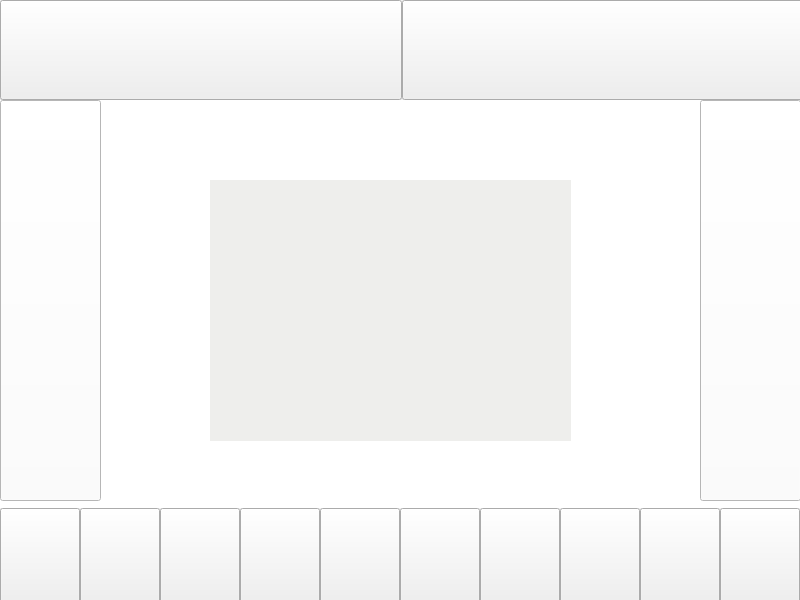
<?xml version="1.0" encoding="UTF-8"?>
<ui version="4.0">
 <class>Image</class>
 <widget class="QWidget" name="Image">
  <property name="geometry">
   <rect>
    <x>0</x>
    <y>0</y>
    <width>800</width>
    <height>600</height>
   </rect>
  </property>
  <property name="windowTitle">
   <string>Widget</string>
  </property>
  <widget class="QWidget" name="widget" native="true">
   <property name="geometry">
    <rect>
     <x>0</x>
     <y>0</y>
     <width>800</width>
     <height>600</height>
    </rect>
   </property>
   <property name="styleSheet">
    <string notr="true"/>
   </property>
   <widget class="QWidget" name="verticalLayoutWidget">
    <property name="geometry">
     <rect>
      <x>0</x>
      <y>0</y>
      <width>804</width>
      <height>608</height>
     </rect>
    </property>
    <layout class="QVBoxLayout" name="verticalLayout">
     <property name="spacing">
      <number>0</number>
     </property>
     <item>
      <layout class="QHBoxLayout" name="horizontalLayout_2">
       <property name="spacing">
        <number>0</number>
       </property>
       <item>
        <widget class="QPushButton" name="rotateleft">
         <property name="minimumSize">
          <size>
           <width>0</width>
           <height>100</height>
          </size>
         </property>
         <property name="text">
          <string/>
         </property>
         <property name="icon">
          <iconset resource="res.qrc">
           <normaloff>:/rotate-left.png</normaloff>:/rotate-left.png</iconset>
         </property>
         <property name="iconSize">
          <size>
           <width>80</width>
           <height>80</height>
          </size>
         </property>
        </widget>
       </item>
       <item>
        <widget class="QPushButton" name="rotateright">
         <property name="minimumSize">
          <size>
           <width>0</width>
           <height>100</height>
          </size>
         </property>
         <property name="text">
          <string/>
         </property>
         <property name="icon">
          <iconset resource="res.qrc">
           <normaloff>:/rotate-right.png</normaloff>:/rotate-right.png</iconset>
         </property>
         <property name="iconSize">
          <size>
           <width>80</width>
           <height>80</height>
          </size>
         </property>
        </widget>
       </item>
      </layout>
     </item>
     <item>
      <layout class="QHBoxLayout" name="horizontalLayout">
       <property name="spacing">
        <number>0</number>
       </property>
       <item>
        <widget class="QWidget" name="widget_2" native="true">
         <property name="minimumSize">
          <size>
           <width>0</width>
           <height>400</height>
          </size>
         </property>
         <property name="styleSheet">
          <string notr="true">background-color: rgb(255, 255, 255);</string>
         </property>
         <widget class="QPushButton" name="next">
          <property name="geometry">
           <rect>
            <x>700</x>
            <y>0</y>
            <width>101</width>
            <height>401</height>
           </rect>
          </property>
          <property name="text">
           <string/>
          </property>
          <property name="icon">
           <iconset resource="res.qrc">
            <normaloff>:/Next.png</normaloff>:/Next.png</iconset>
          </property>
          <property name="iconSize">
           <size>
            <width>80</width>
            <height>80</height>
           </size>
          </property>
         </widget>
         <widget class="QLabel" name="image">
          <property name="geometry">
           <rect>
            <x>210</x>
            <y>80</y>
            <width>361</width>
            <height>261</height>
           </rect>
          </property>
          <property name="styleSheet">
           <string notr="true">background-color: rgb(238, 238, 236);</string>
          </property>
          <property name="text">
           <string/>
          </property>
         </widget>
         <widget class="QPushButton" name="pre">
          <property name="geometry">
           <rect>
            <x>0</x>
            <y>0</y>
            <width>101</width>
            <height>401</height>
           </rect>
          </property>
          <property name="text">
           <string/>
          </property>
          <property name="icon">
           <iconset resource="res.qrc">
            <normaloff>:/Previous.png</normaloff>:/Previous.png</iconset>
          </property>
          <property name="iconSize">
           <size>
            <width>80</width>
            <height>80</height>
           </size>
          </property>
         </widget>
         <widget class="QLabel" name="info">
          <property name="geometry">
           <rect>
            <x>310</x>
            <y>0</y>
            <width>171</width>
            <height>51</height>
           </rect>
          </property>
          <property name="text">
           <string/>
          </property>
         </widget>
         <widget class="QLabel" name="info_2">
          <property name="geometry">
           <rect>
            <x>600</x>
            <y>0</y>
            <width>91</width>
            <height>41</height>
           </rect>
          </property>
          <property name="text">
           <string/>
          </property>
         </widget>
         <widget class="QLabel" name="label">
          <property name="geometry">
           <rect>
            <x>0</x>
            <y>0</y>
            <width>811</width>
            <height>611</height>
           </rect>
          </property>
          <property name="styleSheet">
           <string notr="true">background-color: rgb(255, 255, 255);</string>
          </property>
          <property name="text">
           <string/>
          </property>
         </widget>
         <zorder>label</zorder>
         <zorder>next</zorder>
         <zorder>image</zorder>
         <zorder>pre</zorder>
         <zorder>info</zorder>
         <zorder>info_2</zorder>
        </widget>
       </item>
      </layout>
     </item>
     <item>
      <layout class="QHBoxLayout" name="horizontalLayout_3">
       <property name="spacing">
        <number>0</number>
       </property>
       <item>
        <widget class="QPushButton" name="file">
         <property name="minimumSize">
          <size>
           <width>0</width>
           <height>100</height>
          </size>
         </property>
         <property name="maximumSize">
          <size>
           <width>80</width>
           <height>16777215</height>
          </size>
         </property>
         <property name="text">
          <string/>
         </property>
         <property name="icon">
          <iconset resource="res.qrc">
           <normaloff>:/OpenFile.png</normaloff>:/OpenFile.png</iconset>
         </property>
         <property name="iconSize">
          <size>
           <width>70</width>
           <height>70</height>
          </size>
         </property>
        </widget>
       </item>
       <item>
        <widget class="QPushButton" name="mirror">
         <property name="minimumSize">
          <size>
           <width>0</width>
           <height>100</height>
          </size>
         </property>
         <property name="maximumSize">
          <size>
           <width>80</width>
           <height>16777215</height>
          </size>
         </property>
         <property name="text">
          <string/>
         </property>
         <property name="icon">
          <iconset resource="res.qrc">
           <normaloff>:/mirror.png</normaloff>:/mirror.png</iconset>
         </property>
         <property name="iconSize">
          <size>
           <width>80</width>
           <height>80</height>
          </size>
         </property>
        </widget>
       </item>
       <item>
        <widget class="QPushButton" name="max">
         <property name="minimumSize">
          <size>
           <width>0</width>
           <height>100</height>
          </size>
         </property>
         <property name="maximumSize">
          <size>
           <width>80</width>
           <height>16777215</height>
          </size>
         </property>
         <property name="text">
          <string/>
         </property>
         <property name="icon">
          <iconset resource="res.qrc">
           <normaloff>:/maximize.png</normaloff>:/maximize.png</iconset>
         </property>
         <property name="iconSize">
          <size>
           <width>80</width>
           <height>80</height>
          </size>
         </property>
        </widget>
       </item>
       <item>
        <widget class="QPushButton" name="min">
         <property name="minimumSize">
          <size>
           <width>0</width>
           <height>100</height>
          </size>
         </property>
         <property name="maximumSize">
          <size>
           <width>80</width>
           <height>16777215</height>
          </size>
         </property>
         <property name="text">
          <string/>
         </property>
         <property name="icon">
          <iconset resource="res.qrc">
           <normaloff>:/minimize.png</normaloff>:/minimize.png</iconset>
         </property>
         <property name="iconSize">
          <size>
           <width>80</width>
           <height>80</height>
          </size>
         </property>
        </widget>
       </item>
       <item>
        <widget class="QPushButton" name="up">
         <property name="minimumSize">
          <size>
           <width>0</width>
           <height>100</height>
          </size>
         </property>
         <property name="maximumSize">
          <size>
           <width>80</width>
           <height>16777215</height>
          </size>
         </property>
         <property name="text">
          <string/>
         </property>
         <property name="icon">
          <iconset resource="res.qrc">
           <normaloff>:/move_up.png</normaloff>:/move_up.png</iconset>
         </property>
         <property name="iconSize">
          <size>
           <width>80</width>
           <height>80</height>
          </size>
         </property>
        </widget>
       </item>
       <item>
        <widget class="QPushButton" name="down">
         <property name="minimumSize">
          <size>
           <width>0</width>
           <height>100</height>
          </size>
         </property>
         <property name="maximumSize">
          <size>
           <width>80</width>
           <height>16777215</height>
          </size>
         </property>
         <property name="text">
          <string/>
         </property>
         <property name="icon">
          <iconset resource="res.qrc">
           <normaloff>:/move_down.png</normaloff>:/move_down.png</iconset>
         </property>
         <property name="iconSize">
          <size>
           <width>80</width>
           <height>80</height>
          </size>
         </property>
        </widget>
       </item>
       <item>
        <widget class="QPushButton" name="left">
         <property name="minimumSize">
          <size>
           <width>0</width>
           <height>100</height>
          </size>
         </property>
         <property name="maximumSize">
          <size>
           <width>80</width>
           <height>16777215</height>
          </size>
         </property>
         <property name="text">
          <string/>
         </property>
         <property name="icon">
          <iconset resource="res.qrc">
           <normaloff>:/move-left.png</normaloff>:/move-left.png</iconset>
         </property>
         <property name="iconSize">
          <size>
           <width>80</width>
           <height>80</height>
          </size>
         </property>
        </widget>
       </item>
       <item>
        <widget class="QPushButton" name="right">
         <property name="minimumSize">
          <size>
           <width>0</width>
           <height>100</height>
          </size>
         </property>
         <property name="maximumSize">
          <size>
           <width>80</width>
           <height>16777215</height>
          </size>
         </property>
         <property name="text">
          <string/>
         </property>
         <property name="icon">
          <iconset resource="res.qrc">
           <normaloff>:/move-right.png</normaloff>:/move-right.png</iconset>
         </property>
         <property name="iconSize">
          <size>
           <width>80</width>
           <height>80</height>
          </size>
         </property>
        </widget>
       </item>
       <item>
        <widget class="QPushButton" name="reset">
         <property name="minimumSize">
          <size>
           <width>0</width>
           <height>100</height>
          </size>
         </property>
         <property name="maximumSize">
          <size>
           <width>80</width>
           <height>16777215</height>
          </size>
         </property>
         <property name="text">
          <string/>
         </property>
         <property name="icon">
          <iconset resource="res.qrc">
           <normaloff>:/reset.png</normaloff>:/reset.png</iconset>
         </property>
         <property name="iconSize">
          <size>
           <width>80</width>
           <height>80</height>
          </size>
         </property>
        </widget>
       </item>
       <item>
        <widget class="QPushButton" name="quit">
         <property name="minimumSize">
          <size>
           <width>0</width>
           <height>100</height>
          </size>
         </property>
         <property name="maximumSize">
          <size>
           <width>80</width>
           <height>16777215</height>
          </size>
         </property>
         <property name="text">
          <string/>
         </property>
         <property name="icon">
          <iconset resource="res.qrc">
           <normaloff>:/quit.png</normaloff>:/quit.png</iconset>
         </property>
         <property name="iconSize">
          <size>
           <width>70</width>
           <height>70</height>
          </size>
         </property>
        </widget>
       </item>
      </layout>
     </item>
    </layout>
   </widget>
  </widget>
 </widget>
 <resources>
  <include location="res.qrc"/>
 </resources>
 <connections/>
</ui>
